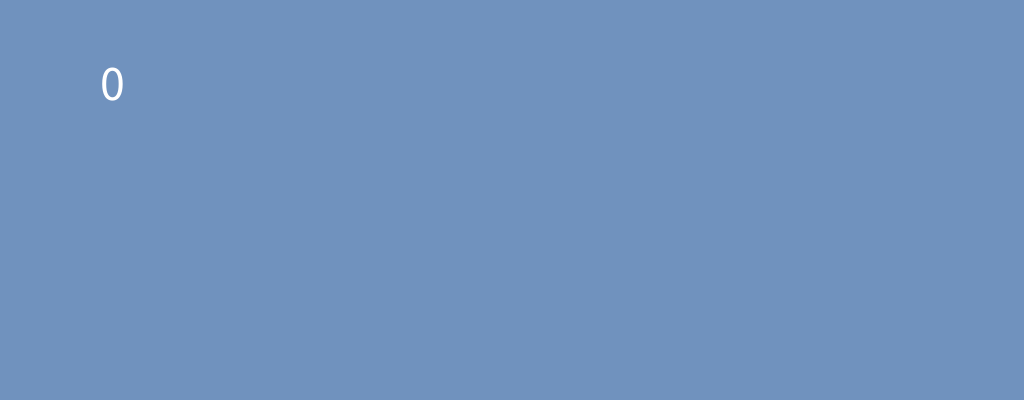
Frame 1 (no input)
Frame 60 (the mouse pressed at the canvas centre just before this capture): identical to frame 1, image omitted
Frame 120 (the mouse held since frame 60 and released just before this capture): blank canvas, image omitted

The Processing sketch that drew this single still picture (run headless with seeded random() and noise(); from frame 60 on, the mouse is pressed at the canvas centre):

// Processing sketch: week13_01
// ── week13_01.pde
void setup()//只做一次設定
{
  size( 1024 , 400 );
}

void draw()//每秒狂做60次
{
  if( mousePressed ) background( 128 , 128 ,128 );
  else background( 112 , 146 , 190 );
  textSize(50); //字的大小,設定為50號字
  text( a , 100 , 100 ); //將a在 100 , 100 畫出來
}

int a = 0; //外部變數
void mousePressed()//按下去時,會呼叫這個程式
{
  a++;
}
